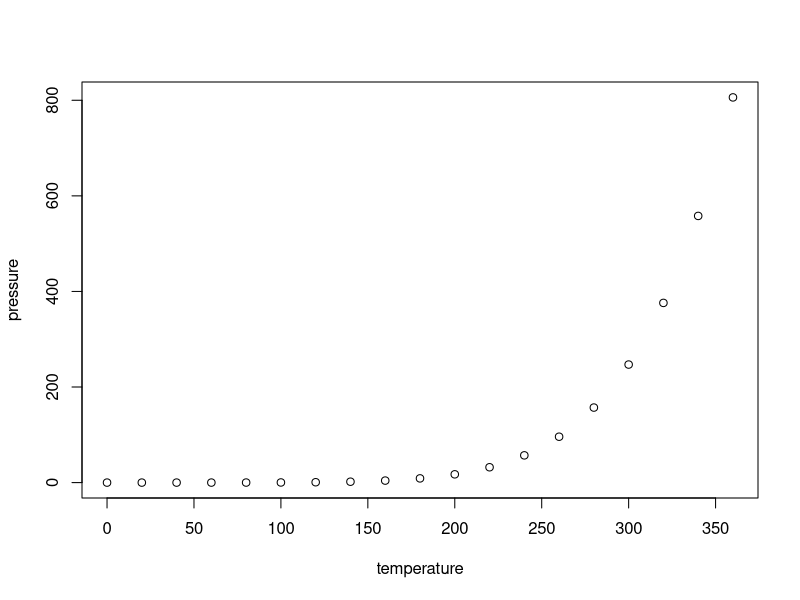
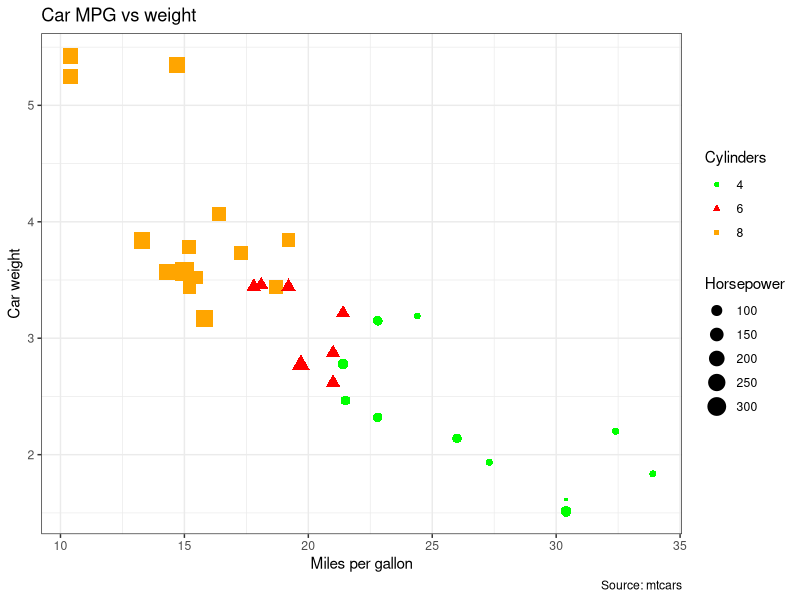

Write R code to recreate these figures, in order.
## ---- chunk 1
knitr::opts_chunk$set(echo = TRUE)
## ---- chunk 2
summary(cars)
## ---- chunk 3
plot(pressure)
## ---- chunk 4
library(tidyverse)
ggplot(mtcars)+ 
       geom_point(aes(x = mpg, y = wt, 
                      color = factor(cyl),
                      shape = factor(cyl),
                      size = hp))+ 
                      #label = rownames(mtcars), check_overlap = TRUE) +
  theme_bw() +
  scale_color_manual(values = c("green", "red", "orange") ) +
  labs(title = "Car MPG vs weight", 
       x = 'Miles per gallon',
       y = 'Car weight',
       shape="Cylinders", size="Horsepower", color = "Cylinders",
       caption = "Source: mtcars")

